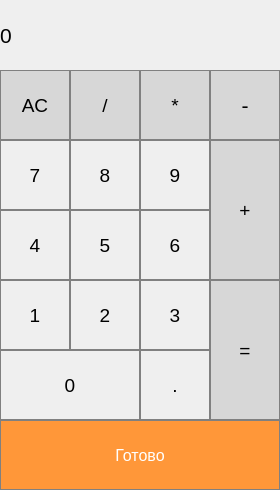
<?xml version="1.0" encoding="UTF-8"?>
<ui version="4.0">
 <class>CalculatorCategories</class>
 <widget class="QDialog" name="CalculatorCategories">
  <property name="geometry">
   <rect>
    <x>0</x>
    <y>0</y>
    <width>280</width>
    <height>490</height>
   </rect>
  </property>
  <property name="windowTitle">
   <string>Dialog</string>
  </property>
  <property name="windowIcon">
   <iconset resource="pictures.qrc">
    <normaloff>:/pict/img/cal.png</normaloff>:/pict/img/cal.png</iconset>
  </property>
  <widget class="QPushButton" name="pushButton_plus">
   <property name="geometry">
    <rect>
     <x>210</x>
     <y>140</y>
     <width>70</width>
     <height>140</height>
    </rect>
   </property>
   <property name="font">
    <font>
     <pointsize>14</pointsize>
    </font>
   </property>
   <property name="styleSheet">
    <string notr="true">QPushButton {
  background-color: rgb(215, 215, 215);
  border: 1px solid gray;
}
QPushButton:pressed {
    background-color: qlineargradient(x1: 0, y1: 0, x2: 0, y2: 1,
                                      stop: 0 #BEBEBE, stop: 1 #D7D7D7);
}</string>
   </property>
   <property name="text">
    <string>+</string>
   </property>
  </widget>
  <widget class="QPushButton" name="pushButton_6">
   <property name="geometry">
    <rect>
     <x>140</x>
     <y>210</y>
     <width>70</width>
     <height>70</height>
    </rect>
   </property>
   <property name="font">
    <font>
     <pointsize>14</pointsize>
    </font>
   </property>
   <property name="styleSheet">
    <string notr="true">QPushButton {
   border: 1px solid gray;
}
QPushButton:pressed {
    background-color: qlineargradient(x1: 0, y1: 0, x2: 0, y2: 1,
                                      stop: 0 #dadbde, stop: 1 #f6f7fa);
}</string>
   </property>
   <property name="text">
    <string>6</string>
   </property>
  </widget>
  <widget class="QPushButton" name="pushButton_minus">
   <property name="geometry">
    <rect>
     <x>210</x>
     <y>70</y>
     <width>70</width>
     <height>70</height>
    </rect>
   </property>
   <property name="font">
    <font>
     <pointsize>16</pointsize>
    </font>
   </property>
   <property name="styleSheet">
    <string notr="true">QPushButton {
  background-color: rgb(215, 215, 215);
  border: 1px solid gray;
}
QPushButton:pressed {
    background-color: qlineargradient(x1: 0, y1: 0, x2: 0, y2: 1,
                                      stop: 0 #BEBEBE, stop: 1 #D7D7D7);
}</string>
   </property>
   <property name="text">
    <string>-</string>
   </property>
  </widget>
  <widget class="QPushButton" name="pushButton_mult">
   <property name="geometry">
    <rect>
     <x>140</x>
     <y>70</y>
     <width>70</width>
     <height>70</height>
    </rect>
   </property>
   <property name="font">
    <font>
     <pointsize>14</pointsize>
    </font>
   </property>
   <property name="styleSheet">
    <string notr="true">QPushButton {
  background-color: rgb(215, 215, 215);
  border: 1px solid gray;
}
QPushButton:pressed {
    background-color: qlineargradient(x1: 0, y1: 0, x2: 0, y2: 1,
                                      stop: 0 #BEBEBE, stop: 1 #D7D7D7);
}</string>
   </property>
   <property name="text">
    <string>*</string>
   </property>
  </widget>
  <widget class="QLabel" name="label">
   <property name="geometry">
    <rect>
     <x>0</x>
     <y>0</y>
     <width>280</width>
     <height>70</height>
    </rect>
   </property>
   <property name="font">
    <font>
     <pointsize>16</pointsize>
    </font>
   </property>
   <property name="styleSheet">
    <string notr="true">QLabel {
  qproperty-alignment: ' AlignVCenter | AlignRight';
  border: 1px solid gray;
}

background-color : white;</string>
   </property>
   <property name="text">
    <string>0</string>
   </property>
  </widget>
  <widget class="QPushButton" name="pushButton_8">
   <property name="geometry">
    <rect>
     <x>70</x>
     <y>140</y>
     <width>70</width>
     <height>70</height>
    </rect>
   </property>
   <property name="font">
    <font>
     <pointsize>14</pointsize>
    </font>
   </property>
   <property name="styleSheet">
    <string notr="true">QPushButton {
   border: 1px solid gray;
}
QPushButton:pressed {
    background-color: qlineargradient(x1: 0, y1: 0, x2: 0, y2: 1,
                                      stop: 0 #dadbde, stop: 1 #f6f7fa);
}</string>
   </property>
   <property name="text">
    <string>8</string>
   </property>
  </widget>
  <widget class="QPushButton" name="pushButton_3">
   <property name="geometry">
    <rect>
     <x>140</x>
     <y>280</y>
     <width>70</width>
     <height>70</height>
    </rect>
   </property>
   <property name="font">
    <font>
     <pointsize>14</pointsize>
    </font>
   </property>
   <property name="styleSheet">
    <string notr="true">QPushButton {
   border: 1px solid gray;
}
QPushButton:pressed {
    background-color: qlineargradient(x1: 0, y1: 0, x2: 0, y2: 1,
                                      stop: 0 #dadbde, stop: 1 #f6f7fa);
}</string>
   </property>
   <property name="text">
    <string>3</string>
   </property>
  </widget>
  <widget class="QPushButton" name="pushButton">
   <property name="geometry">
    <rect>
     <x>0</x>
     <y>420</y>
     <width>280</width>
     <height>70</height>
    </rect>
   </property>
   <property name="font">
    <font>
     <pointsize>12</pointsize>
    </font>
   </property>
   <property name="styleSheet">
    <string notr="true">QPushButton {
  background-color: rgb(255, 151, 57);
  color: white; 
  border: 1px solid gray;
}

QPushButton:pressed {
    background-color: qlineargradient(x1: 0, y1: 0, x2: 0, y2: 1,
                                      stop: 0 #FF7832, stop: 1 #FF9739);
}</string>
   </property>
   <property name="text">
    <string>Готово</string>
   </property>
  </widget>
  <widget class="QPushButton" name="pushButton_t">
   <property name="geometry">
    <rect>
     <x>140</x>
     <y>350</y>
     <width>70</width>
     <height>70</height>
    </rect>
   </property>
   <property name="font">
    <font>
     <pointsize>14</pointsize>
    </font>
   </property>
   <property name="styleSheet">
    <string notr="true">QPushButton {
   border: 1px solid gray;
}
QPushButton:pressed {
    background-color: qlineargradient(x1: 0, y1: 0, x2: 0, y2: 1,
                                      stop: 0 #dadbde, stop: 1 #f6f7fa);
}</string>
   </property>
   <property name="text">
    <string>.</string>
   </property>
  </widget>
  <widget class="QPushButton" name="pushButton_equal">
   <property name="geometry">
    <rect>
     <x>210</x>
     <y>280</y>
     <width>70</width>
     <height>140</height>
    </rect>
   </property>
   <property name="font">
    <font>
     <pointsize>14</pointsize>
    </font>
   </property>
   <property name="styleSheet">
    <string notr="true">QPushButton {
  background-color: rgb(215, 215, 215);
  border: 1px solid gray;
}
QPushButton:pressed {
    background-color: qlineargradient(x1: 0, y1: 0, x2: 0, y2: 1,
                                      stop: 0 #BEBEBE, stop: 1 #D7D7D7);
}</string>
   </property>
   <property name="text">
    <string>=</string>
   </property>
  </widget>
  <widget class="QPushButton" name="pushButton_5">
   <property name="geometry">
    <rect>
     <x>70</x>
     <y>210</y>
     <width>70</width>
     <height>70</height>
    </rect>
   </property>
   <property name="font">
    <font>
     <pointsize>14</pointsize>
    </font>
   </property>
   <property name="styleSheet">
    <string notr="true">QPushButton {
   border: 1px solid gray;
}
QPushButton:pressed {
    background-color: qlineargradient(x1: 0, y1: 0, x2: 0, y2: 1,
                                      stop: 0 #dadbde, stop: 1 #f6f7fa);
}</string>
   </property>
   <property name="text">
    <string>5</string>
   </property>
  </widget>
  <widget class="QPushButton" name="pushButton_2">
   <property name="geometry">
    <rect>
     <x>70</x>
     <y>280</y>
     <width>70</width>
     <height>70</height>
    </rect>
   </property>
   <property name="font">
    <font>
     <pointsize>14</pointsize>
    </font>
   </property>
   <property name="styleSheet">
    <string notr="true">QPushButton {
   border: 1px solid gray;
}
QPushButton:pressed {
    background-color: qlineargradient(x1: 0, y1: 0, x2: 0, y2: 1,
                                      stop: 0 #dadbde, stop: 1 #f6f7fa);
}</string>
   </property>
   <property name="text">
    <string>2</string>
   </property>
  </widget>
  <widget class="QPushButton" name="pushButton_dev">
   <property name="geometry">
    <rect>
     <x>70</x>
     <y>70</y>
     <width>70</width>
     <height>70</height>
    </rect>
   </property>
   <property name="font">
    <font>
     <pointsize>14</pointsize>
    </font>
   </property>
   <property name="styleSheet">
    <string notr="true">QPushButton {
  background-color: rgb(215, 215, 215);
  border: 1px solid gray;
}
QPushButton:pressed {
    background-color: qlineargradient(x1: 0, y1: 0, x2: 0, y2: 1,
                                      stop: 0 #BEBEBE, stop: 1 #D7D7D7);
}</string>
   </property>
   <property name="text">
    <string>/</string>
   </property>
  </widget>
  <widget class="QPushButton" name="pushButton_0">
   <property name="geometry">
    <rect>
     <x>0</x>
     <y>350</y>
     <width>140</width>
     <height>70</height>
    </rect>
   </property>
   <property name="font">
    <font>
     <pointsize>14</pointsize>
    </font>
   </property>
   <property name="styleSheet">
    <string notr="true">QPushButton {
   border: 1px solid gray;
}
QPushButton:pressed {
    background-color: qlineargradient(x1: 0, y1: 0, x2: 0, y2: 1,
                                      stop: 0 #dadbde, stop: 1 #f6f7fa);
}</string>
   </property>
   <property name="text">
    <string>0</string>
   </property>
  </widget>
  <widget class="QPushButton" name="pushButton_9">
   <property name="geometry">
    <rect>
     <x>140</x>
     <y>140</y>
     <width>70</width>
     <height>70</height>
    </rect>
   </property>
   <property name="font">
    <font>
     <pointsize>14</pointsize>
    </font>
   </property>
   <property name="styleSheet">
    <string notr="true">QPushButton {
   border: 1px solid gray;
}
QPushButton:pressed {
    background-color: qlineargradient(x1: 0, y1: 0, x2: 0, y2: 1,
                                      stop: 0 #dadbde, stop: 1 #f6f7fa);
}</string>
   </property>
   <property name="text">
    <string>9</string>
   </property>
  </widget>
  <widget class="QPushButton" name="pushButton_7">
   <property name="geometry">
    <rect>
     <x>0</x>
     <y>140</y>
     <width>70</width>
     <height>70</height>
    </rect>
   </property>
   <property name="font">
    <font>
     <pointsize>14</pointsize>
    </font>
   </property>
   <property name="styleSheet">
    <string notr="true">QPushButton {
   border: 1px solid gray;
}
QPushButton:pressed {
    background-color: qlineargradient(x1: 0, y1: 0, x2: 0, y2: 1,
                                      stop: 0 #dadbde, stop: 1 #f6f7fa);
}</string>
   </property>
   <property name="text">
    <string>7</string>
   </property>
  </widget>
  <widget class="QPushButton" name="pushButton_4">
   <property name="geometry">
    <rect>
     <x>0</x>
     <y>210</y>
     <width>70</width>
     <height>70</height>
    </rect>
   </property>
   <property name="font">
    <font>
     <pointsize>14</pointsize>
    </font>
   </property>
   <property name="styleSheet">
    <string notr="true">QPushButton {
   border: 1px solid gray;
}
QPushButton:pressed {
    background-color: qlineargradient(x1: 0, y1: 0, x2: 0, y2: 1,
                                      stop: 0 #dadbde, stop: 1 #f6f7fa);
}</string>
   </property>
   <property name="text">
    <string>4</string>
   </property>
  </widget>
  <widget class="QPushButton" name="pushButton_1">
   <property name="geometry">
    <rect>
     <x>0</x>
     <y>280</y>
     <width>70</width>
     <height>70</height>
    </rect>
   </property>
   <property name="font">
    <font>
     <pointsize>14</pointsize>
    </font>
   </property>
   <property name="styleSheet">
    <string notr="true">QPushButton {
   border: 1px solid gray;
}
QPushButton:pressed {
    background-color: qlineargradient(x1: 0, y1: 0, x2: 0, y2: 1,
                                      stop: 0 #dadbde, stop: 1 #f6f7fa);
}</string>
   </property>
   <property name="text">
    <string>1</string>
   </property>
  </widget>
  <widget class="QPushButton" name="pushButton_AC">
   <property name="geometry">
    <rect>
     <x>0</x>
     <y>70</y>
     <width>70</width>
     <height>70</height>
    </rect>
   </property>
   <property name="font">
    <font>
     <pointsize>14</pointsize>
    </font>
   </property>
   <property name="styleSheet">
    <string notr="true">QPushButton {
  background-color: rgb(215, 215, 215);
  border: 1px solid gray;
}
QPushButton:pressed {
    background-color: qlineargradient(x1: 0, y1: 0, x2: 0, y2: 1,
                                      stop: 0 #BEBEBE, stop: 1 #D7D7D7);
}</string>
   </property>
   <property name="text">
    <string>AC</string>
   </property>
  </widget>
 </widget>
 <resources>
  <include location="pictures.qrc"/>
 </resources>
 <connections/>
</ui>
